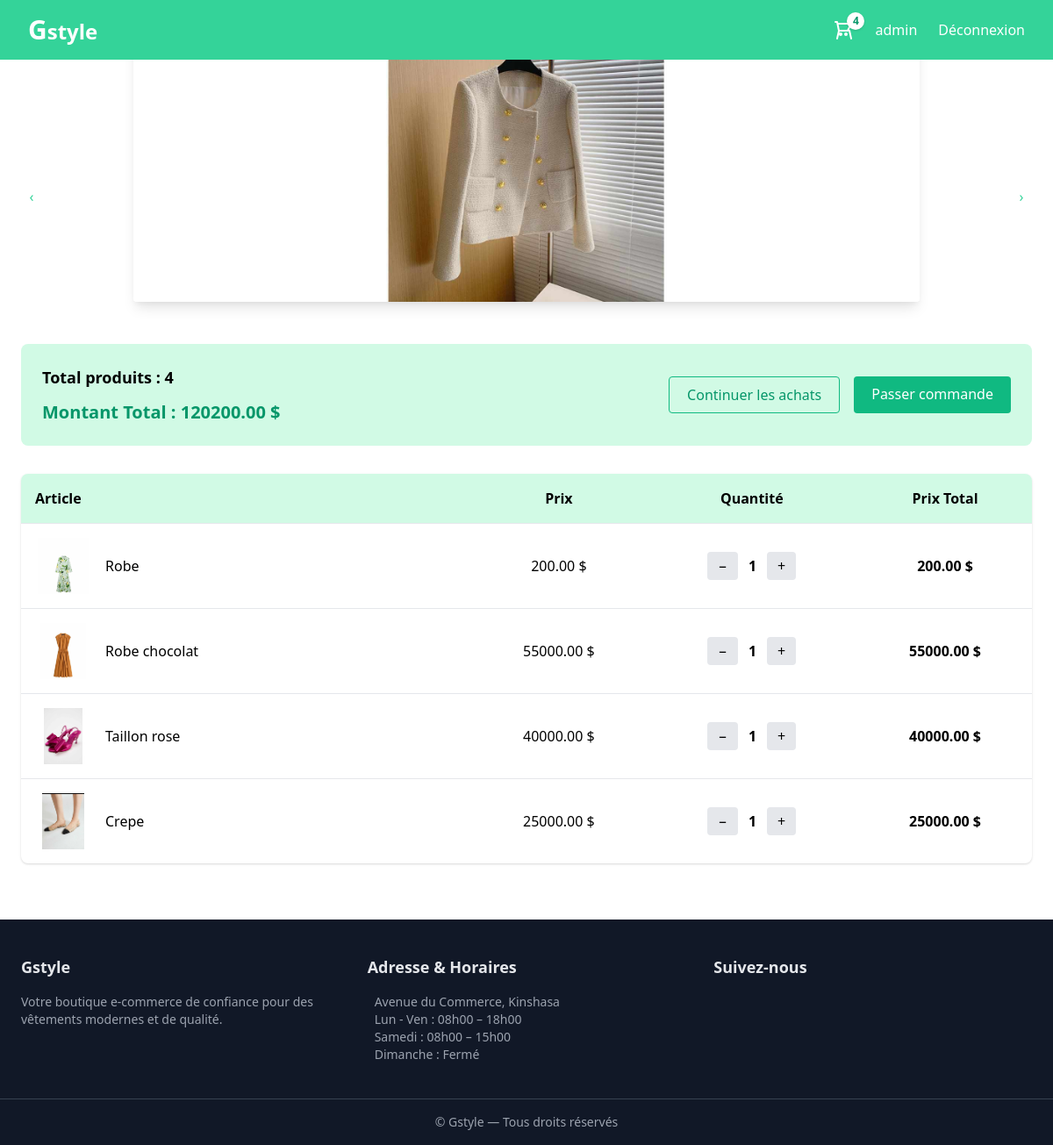
The app's page /panier/ (signed in) with its own data.
### panier/models.py (models this page shows, shortened)
class Panier(models.Model):
    user = models.ForeignKey(User, on_delete=models.CASCADE, null=True, blank=True)
    date_creation = models.DateTimeField(auto_now_add=True)
    date_modification = models.DateTimeField(auto_now=True)
    def total_items_count(self):
        return self.lignepanier_set.count()
    def total_items(self):
        return sum(ligne.quantite for ligne in self.lignepanier_set.all())
    def total_price(self):
        return sum(ligne.total() for ligne in self.lignepanier_set.all())

class LignePanier(models.Model):
    panier = models.ForeignKey(Panier, on_delete=models.CASCADE)
    produit = models.ForeignKey(Produit, on_delete=models.CASCADE)
    quantite = models.PositiveIntegerField(default=1)
    class Meta:
        unique_together = ('panier', 'produit')
    def total(self):
        return self.quantite * self.produit.prix

### products/models.py (models this page shows, shortened)
class Produit(models.Model):
    nom = models.CharField(max_length=200)
    description = models.TextField()
    prix = models.DecimalField(max_digits=10, decimal_places=2)
    image = models.ImageField(upload_to='products/')
    stock = models.PositiveIntegerField(default=0)
    est_populaire = models.BooleanField(default=False)
    categorie = models.ForeignKey(Categorie, on_delete=models.SET_NULL, null=True, blank=True)

### panier/views.py (the view)
# urls.py: path('', views.cart_view, name='cart'),
@login_required(login_url='login')
def cart_view(request):
    panier, created = Panier.objects.get_or_create(user=request.user)
    return render(request, 'panier/cart.html', {
        'panier': panier
    })

### panier/context_processors.py (called while the page is built)
def panier_context(request):
    if request.user.is_authenticated:
        panier, _ = Panier.objects.get_or_create(user=request.user)
        return {'panier': panier}
    return {'panier': None}

### panier/templates/panier/cart.html (shortened to what this page needs)
{% extends "base.html" %}
{% load static %}
{% block content %}
<div class="bg-green-100 p-6 rounded-lg mb-8 flex flex-col md:flex-row justify-between items-center gap-4">
    <div>
        <p class="text-lg font-semibold">
            Total produit{{ panier.total_items|pluralize }} : {{ panier.total_items }}
        </p>
        <p class="text-xl mt-3 font-bold text-green-600">
            Montant Total : {{ panier.total_price }} $
        </p>
    </div>
    <div class="flex gap-4">
        <a href="{% url 'products:list_products' %}"
           class="px-5 py-2 border border-green-500 text-green-600 rounded hover:bg-green-50 transition">
            Continuer les achats
        </a>
        <a href="{% url "commande:checkout" %}"
           class="px-5 py-2 bg-green-500 text-white rounded hover:bg-green-600 transition">
            Passer commande
        </a>
    </div>
</div>
<div class="bg-white rounded-lg shadow overflow-hidden">
    <table class="w-full text-sm md:text-base">
        <thead class="bg-green-100">
            <tr>
                <th class="p-4 text-left">Article</th>
                <th>Prix</th>
                <th>Quantité</th>
                <th>Prix Total</th>
            </tr>
        </thead>
        <tbody>
        {% for ligne in panier.lignepanier_set.all %}
            <tr class="border-t text-center">
                <td class="p-4 flex items-center gap-4 text-left">
                    <img src="{{ ligne.produit.image.url }}"
                         class="w-16 h-16 object-contain rounded">
                    <span>{{ ligne.produit.nom }}</span>
                </td>
                <td>{{ ligne.produit.prix }} $</td>
                <td>
                    <div class="flex justify-center items-center gap-3">
                        <a href="{% url 'decrease' ligne.id %}"
                           class="px-3 py-1 bg-gray-200 rounded hover:bg-red-500 -translate-y-3">−</a>
                        <span class="font-semibold">{{ ligne.quantite }}</span>
                        <a href="{% url 'increase' ligne.id %}"
                           class="px-3 py-1 bg-gray-200 rounded hover:bg-green-400 -translate-y-3">+</a>
                    </div>
                </td>
                <td class="font-semibold">
                    {{ ligne.total }} $
                </td>
            </tr>
        {% empty %}
            <tr>
                <td colspan="4" class="p-6 text-center text-gray-500">
                    Votre panier est vide 🛒
                </td>
            </tr>
        {% endfor %}
        </tbody>
    </table>
</div>
{% endblock %}

### ecommerce/templates/base.html (shortened to what this page needs)
{% load static %}
<!DOCTYPE html>
<html lang="fr">
<head>
    <link href="https://cdn.jsdelivr.net/npm/tailwindcss@2.2.19/dist/tailwind.min.css" rel="stylesheet">
</head>
<body class="bg-white text-black overflow-x-hidden">
<nav class="fixed top-0 left-0 w-full z-50 bg-green-400 px-8 py-4 flex justify-between items-center">
    <a href="{% url 'home' %}" class="text-white text-2xl font-bold">
        <span class="text-3xl">G</span>style
    </a>
    <div class="flex items-center gap-6">
        <a href="{% url 'cart' %}" class="relative flex items-center text-white font-medium">
            <svg xmlns="http://www.w3.org/2000/svg" class="w-6 h-6" fill="none"
                viewBox="0 0 24 24" stroke="currentColor">
                <path stroke-linecap="round" stroke-linejoin="round" stroke-width="2"
                    d="M3 3h2l.4 2M7 13h10l4-8H5.4M7 13L5.4 5M7 13l-2 9m14-9l2 9m-5-5a1 1 0 11-2 0 1 1 0 012 0zm-6 0a1 1 0 11-2 0 1 1 0 012 0z" />
            </svg>
            <span id="cart-badge"
                class="absolute -top-2 -right-3
                    flex items-center justify-center
                    w-5 h-5
                    bg-white text-green-600
                    text-xs font-bold
                    rounded-full
                    shadow">
                {{ panier.total_items_count|default:0 }}
            </span>
        </a>
        {% if request.user.is_authenticated %}
            <span class="text-white">{{ request.user.username }}</span>
            <a href="{% url 'logout' %}" class="text-white hover:text-gray-500">Déconnexion</a>
        {% else %}
            <a href="{% url 'login' %}" class="text-white hover:underline">Connexion</a>
            <a href="{% url 'register' %}" class="text-white hover:underline">Inscription</a>
        {% endif %}
    </div>
</nav>
<div
    x-data="{
        current: 0,
        images: [
            '{% static "images/prod1.jpg" %}',
            '{% static "images/prod2.jpg" %}',
            '{% static "images/prod3.jpg" %}'
        ]
    }"
    x-init="setInterval(() => current = (current + 1) % images.length, 3000)"
    class="relative w-full bg-white flex items-center justify-center py-6"
>
    <div class="relative w-full max-w-4xl h-80 overflow-hidden mx-auto rounded shadow-lg">
    <template x-for="(img, index) in images" :key="index">
        <img
            x-show="current === index"
            x-transition:enter="transition ease-out duration-700"
            x-transition:enter-start="opacity-0 scale-105"
            x-transition:enter-end="opacity-100 scale-100"
            x-transition:leave="transition ease-in duration-500"
            x-transition:leave-start="opacity-100 scale-100"
            x-transition:leave-end="opacity-0 scale-95"
            :src="img"
            class="absolute inset-0 w-full h-full object-contain bg-white"
            alt="Produit"
        >
    </template>
</div>
    <button
        @click="current = current === 0 ? images.length - 1 : current - 1"
        class="absolute left-4 top-1/2 -translate-y-1/2 h-20 w-10 text-green-400 px-3 py-1">
        ‹
    </button>
    <button
        @click="current = current === images.length - 1 ? 0 : current + 1"
        class="absolute right-4 top-1/2 -translate-y-1/2 h-20 w-10 text-green-400 px-3 py-1 ">
        ›
    </button>
</div>
<div class="p-6">
    {% block content %}{% endblock %}
</div>
<footer class="bg-gray-900 text-gray-200 mt-10">
    <div class="max-w-7xl mx-auto px-6 py-10 grid grid-cols-1 md:grid-cols-3 gap-8">
        <div>
            <h3 class="text-lg font-semibold mb-4">Gstyle</h3>
            <p class="text-sm text-gray-400">
                Votre boutique e-commerce de confiance pour des vêtements modernes
                et de qualité.
            </p>
        </div>
        <div>
            <h3 class="text-lg font-semibold mb-4">Adresse & Horaires</h3>
            <p class="text-sm text-gray-400">
                 Avenue du Commerce, Kinshasa<br>
                 Lun - Ven : 08h00 – 18h00<br>
                 Samedi : 08h00 – 15h00<br>
                 Dimanche : Fermé
            </p>
        </div>
        <div>
            <h3 class="text-lg font-semibold mb-4">Suivez-nous</h3>
        </div>
    </div>
    <div class="border-t border-gray-700 text-center py-4 text-sm text-gray-400">
        © {{ now|date:"Y" }} Gstyle — Tous droits réservés
    </div>
</footer>
</body>
</html>

### records on screen
Panier: total_items_count "4", total_items "4", total_price "120200.00"
LignePanier: produit.image (picture), produit.nom "Robe", produit.prix "200.00", quantite "1", total "200.00"
LignePanier: produit.image (picture), produit.nom "Robe chocolat", produit.prix "55000.00", quantite "1", total "55000.00"
LignePanier: produit.image (picture), produit.nom "Taillon rose", produit.prix "40000.00", quantite "1", total "40000.00"
LignePanier: produit.image (picture), produit.nom "Crepe", produit.prix "25000.00", quantite "1", total "25000.00"

### other values on screen
{{ request.user.username }} "admin"
